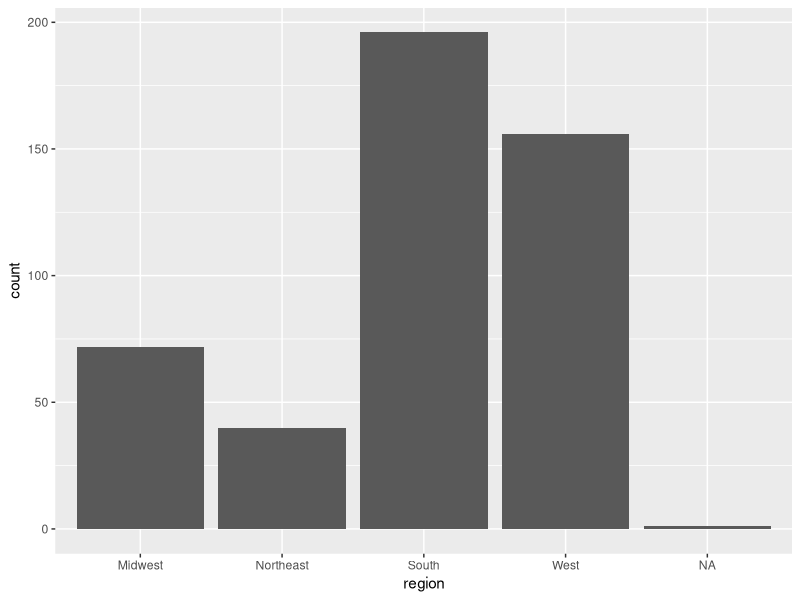
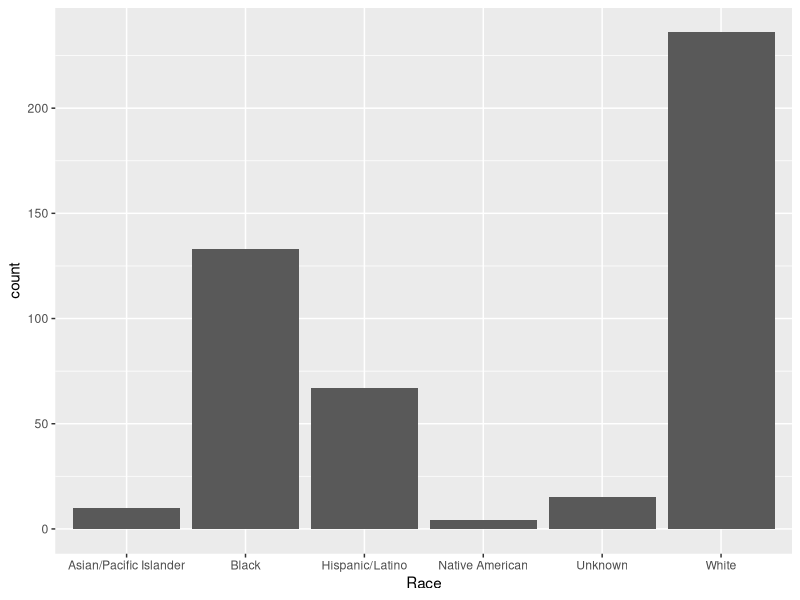
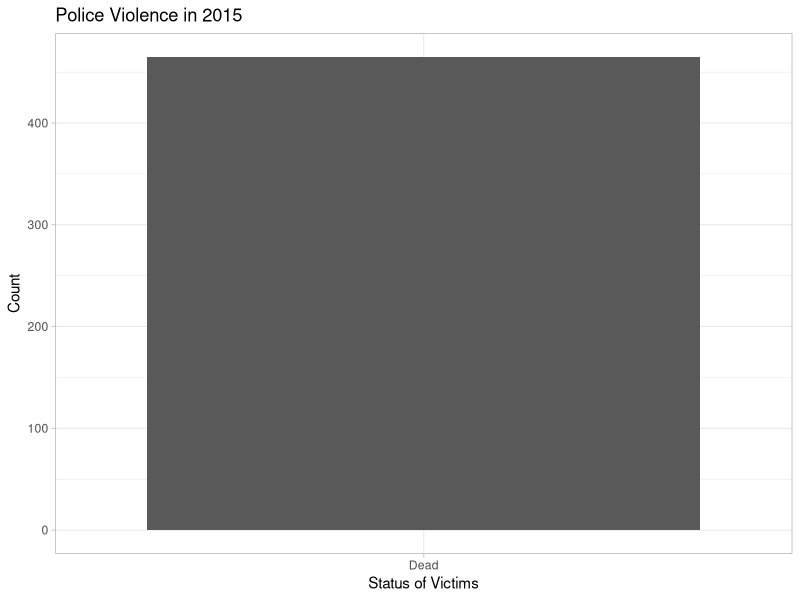

R code for these plots, in order: (Note: this script raises an error after producing the figures.)
## ---- chunk 1
knitr::opts_chunk$set(echo = TRUE)
library(tidyverse)

# Import Data Below
PoliceKillings<-read_csv("PKcleanP2.csv")
## ---- chunk 2
populations<-read_csv("StatePops.csv")


regions<-PoliceKillings %>%
  group_by(region)
## ---- chunk 3

ggplot(regions) +
  geom_bar(aes(x=region))
## ---- chunk 4
Races <- PoliceKillings %>% 
  group_by(Race)

ggplot(Races) +
  geom_bar(aes(x=Race))
## ---- chunk 5
Ages <- PoliceKillings %>% 
  mutate(Age = as.factor(Age)) %>%
  group_by(Age)
str(Ages)
levels(Ages$Age)
## ---- chunk 6
Ages1 <- Ages %>%
  mutate(Age_Bin=fct_collapse(Age,
                           Teenager = levels(Age)[c(1:4)],
                           Twenties = levels(Age)[c(5:14)],
                           Thirties = levels(Age)[c(15:25)],
                           Forties = levels(Age)[c(26:34)],
                           Fifties = levels(Age)[c(35:44)],
                           Sixties = levels(Age)[c(45:52)],
                           Seventies =  levels(Age)[c(53:58)],
                           Eighties = levels(Age)[c(59:60)],
                           Unknown = levels(Age)[c(61)]
                           )) %>%
           group_by(Age_Bin) %>%
           summarize(n=n()) %>%
           ungroup() %>%
           mutate(prop=n/sum(n))
## ---- chunk 7
#
## ---- chunk 8
PD = 
  PoliceKillings %>% 
  mutate( 
    killed = ifelse("age">16, 1, 0), 
    killed = factor(killed, levels=c("0","1"), labels = c("Alive","Dead")))
  
ggplot(PD) + 
  geom_bar(mapping = aes(killed)) + 
  theme_light() + 
  ggtitle("Police Violence in 2015") + xlab("Status of Victims") + ylab("Count")
## ---- chunk 9
#
## ---- chunk 10
#
## ---- chunk 11
#
## ---- chunk 12
URranges1=cut2(PoliceKillings$Unemployment_Rate,c(0.02,0.04,0.06,0.08,0.1,0.12,0.14,0.16,0.18,0.2,0.22,0.24,0.26,0.28,0.3,0.32,0.34,0.36,0.38,0.4)) 
summary(URranges1) #splitting up unemployment into ranges and then finding the count for each bin

ggplot(PoliceKillings,aes(Unemployment_Rate))+geom_histogram(bins=10,binwidth=0.05) #histogram of unemployment values

## ---- chunk 13
#
## ---- chunk 14
#
## ---- chunk 15
#
